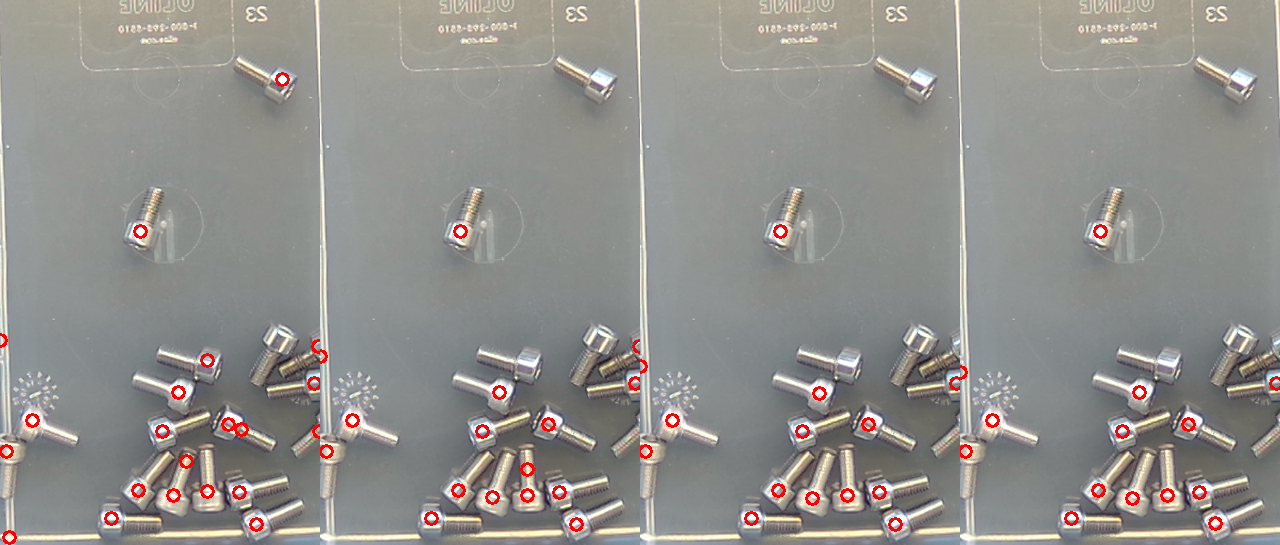
#> input picture dev/cores.png, 1280 x 545 px
$ python proto2.py cores.png
#> lines starting #> are read from the running program, lines starting #| are printed output that depends on the picture; after the words box and inside, x2 and y2 are one past the last pixel; in counts of white or black regions, pixels touching at a corner belong together
import cv2, numpy as np, sys
f=cv2.imread(sys.argv[1]); H,W=f.shape[:2]
#> further down, f is the input picture: shape (545, 1280, 3); mean B, G, R 140.6, 144, 145.7
#> after `H, W = f.shape[:2]`: H = 545; W = 1280
g=cv2.cvtColor(f,cv2.COLOR_BGR2GRAY)
# 1. bin = largest bright region, holes filled, convex hull, eroded off the rim
gb=cv2.GaussianBlur(g,(0,0),3)
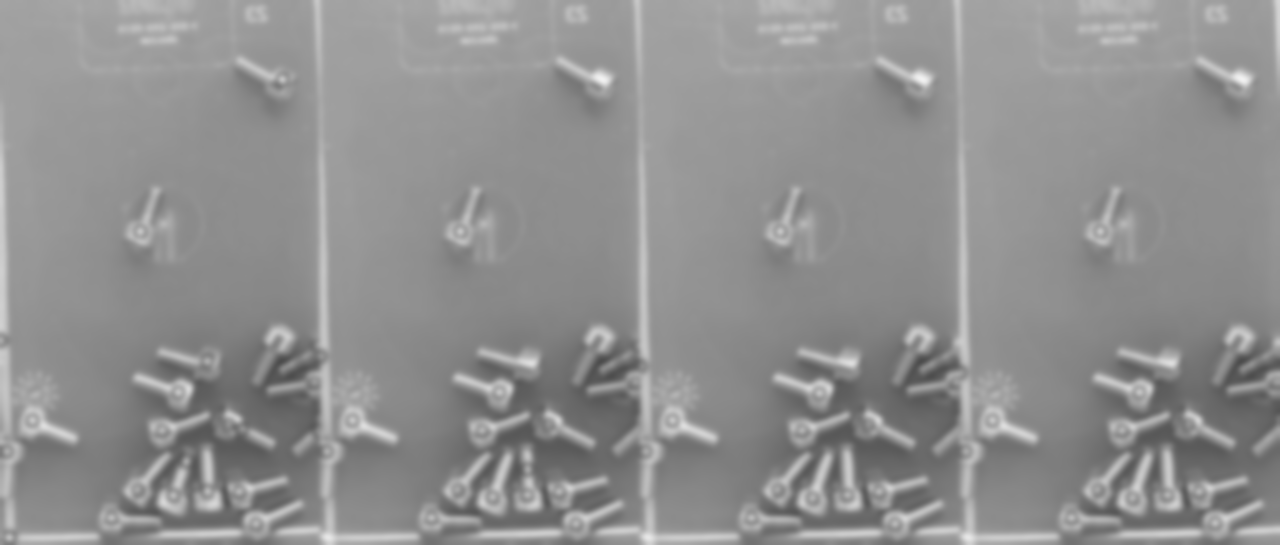
#> gb: shape (545, 1280); min 76, max 241, mean 144
_,bright=cv2.threshold(gb,0,255,cv2.THRESH_BINARY+cv2.THRESH_OTSU)
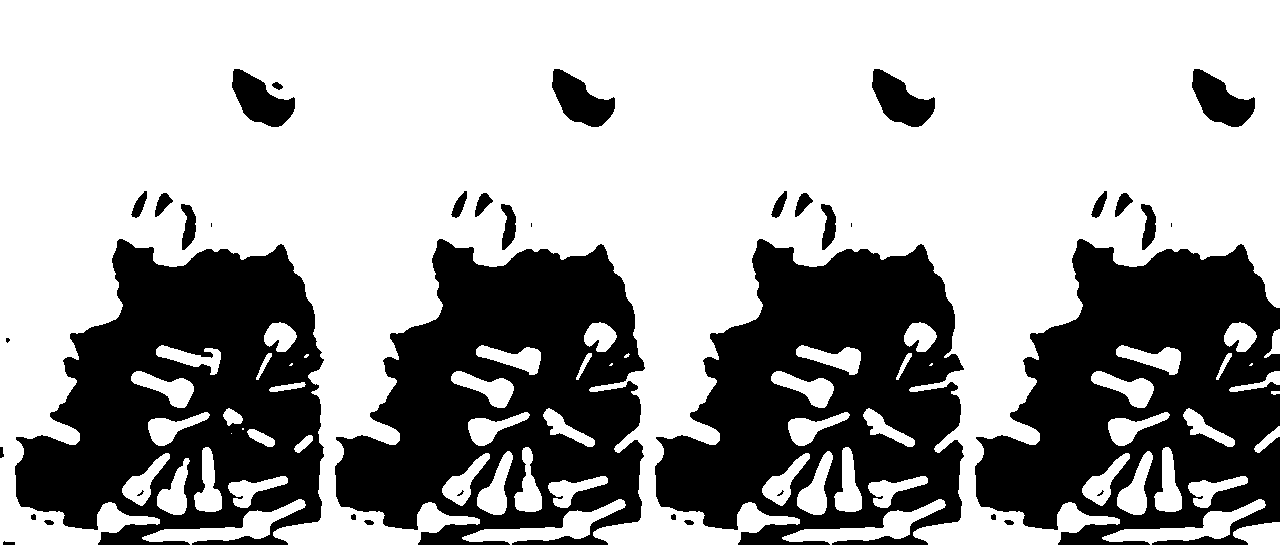
#> bright: shape (545, 1280); 64.7% white; 40 black regions (9 under 20 px), largest, box (x1, y1, x2, y2) and area: (15, 239, 324, 545) 59005, (335, 239, 645, 545) 58448, (975, 239, 1280, 545) 58300
bright=cv2.morphologyEx(bright,cv2.MORPH_CLOSE,cv2.getStructuringElement(cv2.MORPH_ELLIPSE,(51,51)))
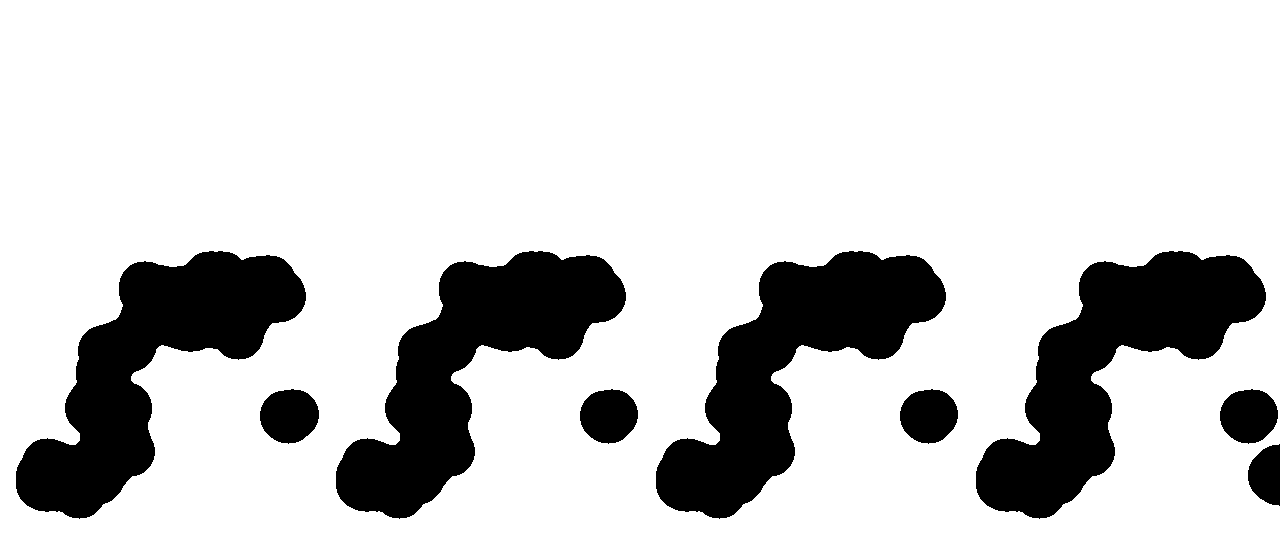
#> bright: shape (545, 1280); 80.5% white; 9 black regions, largest, box (x1, y1, x2, y2) and area: (16, 251, 306, 519) 31205, (336, 251, 626, 519) 31195, (656, 251, 946, 519) 31195
n,lab,st,_=cv2.connectedComponentsWithStats(bright)
#> lab: shape (545, 1280) int32; values 0 (black) and 1 (white), 80.5% white; 9 black regions
#> n = 2; st = [[16, 251, 1264, 268, 136165], [0, 0, 1280, 545, 561435]]
i=1+np.argmax(st[1:,4]); cs,_=cv2.findContours((lab==i).astype(np.uint8),cv2.RETR_EXTERNAL,cv2.CHAIN_APPROX_SIMPLE)
#> after `i = 1 + np.argmax(st[1:, 4])`: i = 1
#> after `cs, _ = cv2.findContours((lab == i).astype(np.uint8), cv2.RETR_EXTERNA`: cs = 1 contour; box (x1, y1, x2, y2) and area: (0, 0, 1280, 545) 694256
hull=cv2.convexHull(max(cs,key=cv2.contourArea))
#> hull = [[1279, 0], [1279, 544], [0, 544], [0, 0]]
binm=np.zeros_like(g); cv2.drawContours(binm,[hull],-1,255,-1)
#> after `cv2.drawContours(binm, [hull], -1, 255, -1)`: binm: shape (545, 1280); every value is 255
binm=cv2.erode(binm,cv2.getStructuringElement(cv2.MORPH_ELLIPSE,(31,31)))
# 2. local background via large median; objects = darker than bg (blackhat-ish)
bg=cv2.medianBlur(cv2.resize(g,(W//4,H//4)),15); bg=cv2.resize(bg,(W,H))
#> after `bg = cv2.medianBlur(cv2.resize(g, (W // 4, H // 4)), 15)`:
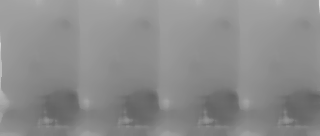
#> bg: shape (136, 320); min 99, max 222, mean 139.3
diff=cv2.subtract(bg,g)  # positive where darker than surroundings
diff[binm==0]=0
for t in (30,45,60):
    m=((diff>t)*255).astype(np.uint8)
    m=cv2.morphologyEx(m,cv2.MORPH_OPEN,np.ones((3,3),np.uint8))
    print('t',t,'dark area',int((m>0).sum()))
#> this loop made 3 passes
#| t 30 dark area 11551
#| t 45 dark area 4782
#| t 60 dark area 1735
t=45; m=((diff>t)*255).astype(np.uint8); m=cv2.morphologyEx(m,cv2.MORPH_OPEN,np.ones((3,3),np.uint8))
v=f.copy(); v[m>0]=(0,0,255); cv2.drawContours(v,[hull],-1,(0,255,0),3)
cv2.imwrite('dev/p2.png',cv2.resize(v[300:900,680:1280],None,fx=1,fy=1))
cv2.imwrite('dev/p2diff.png',cv2.resize(diff,None,fx=0.5,fy=0.5))
m=((diff>30)*255).astype(np.uint8)
m=cv2.morphologyEx(m,cv2.MORPH_CLOSE,cv2.getStructuringElement(cv2.MORPH_ELLIPSE,(5,5)))
#> m: shape (545, 1280); 3.1% white; 552 white regions (419 under 20 px), largest, box (x1, y1, x2, y2) and area: (104, 450, 215, 526) 1534, (262, 338, 328, 394) 1078, (744, 439, 825, 526) 1057
m=cv2.morphologyEx(m,cv2.MORPH_OPEN,np.ones((3,3),np.uint8))
#> m: shape (545, 1280); 2.4% white; 176 white regions (52 under 20 px), largest, box (x1, y1, x2, y2) and area: (761, 443, 823, 517) 768, (1081, 443, 1143, 517) 768, (441, 455, 500, 517) 722
n,lab,st,cen=cv2.connectedComponentsWithStats(m)
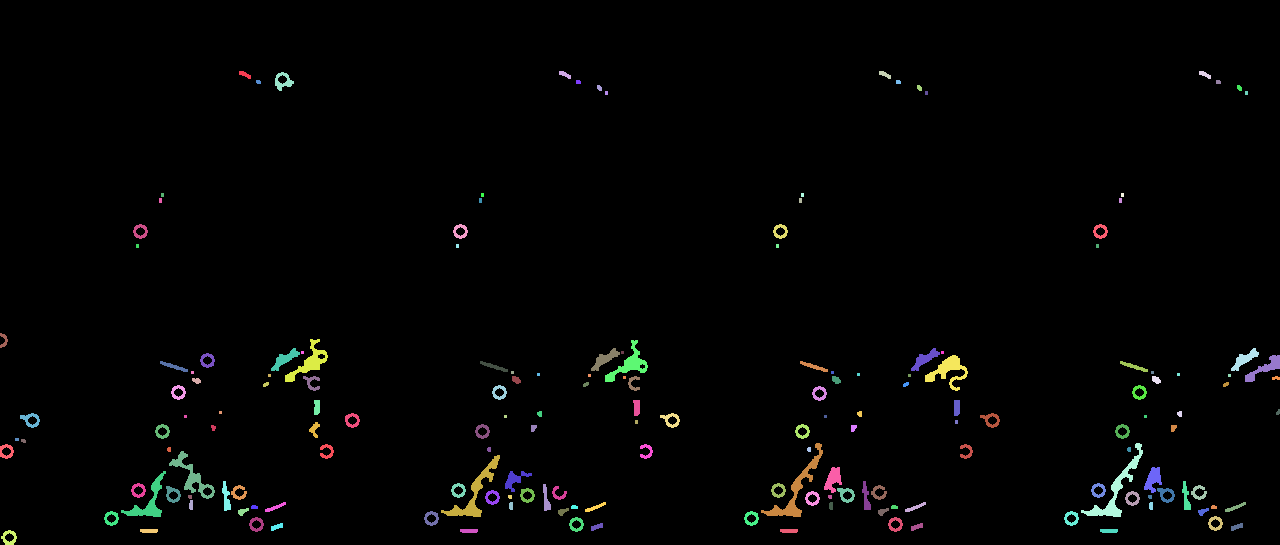
#> lab: shape (545, 1280) int32; 177 distinct labels, from 0 to 176; one colour per label, 0 black
#> n = 177; st = 177 rows, first 6: [0, 0, 1280, 545, 680874], [239, 71, 12, 8, 52], [559, 71, 12, 8, 52], [879, 71, 12, 8, 52], [1199, 71, 12, 8, 52], [275, 72, 19, 19, 175]; cen = 177 pairs, first value 3.51 to 1277.7, second value 74.15 to 537.3
rows=[]
v=f.copy()
for i in range(1,n):
    x,y,w,h,a=st[i]
    if a<150: continue
    cs,_=cv2.findContours((lab==i).astype(np.uint8),cv2.RETR_EXTERNAL,cv2.CHAIN_APPROX_NONE)
    (cx,cy),(rw,rh),ang=cv2.minAreaRect(cs[0])
    L=max(rw,rh); Wd=min(rw,rh)
    rows.append((a,round(L),round(Wd)))
    cv2.rectangle(v,(x,y),(x+w,y+h),(0,0,255),1); cv2.putText(v,f"{a}/{L:.0f}",(x,y-2),0,0.35,(255,0,0),1)
#> this loop made 176 passes
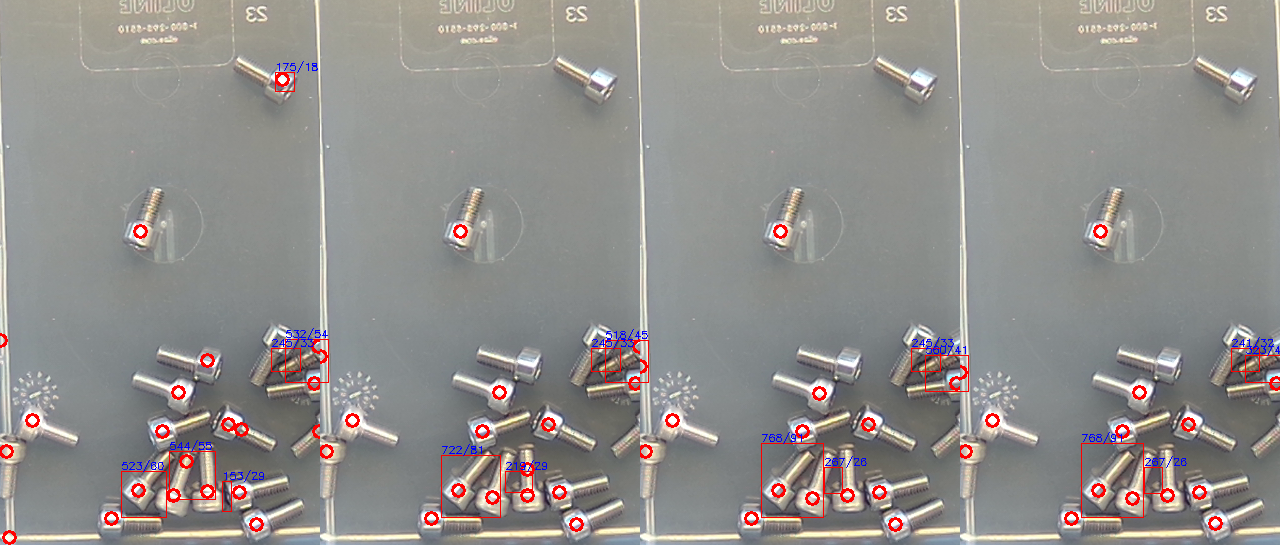
#> v: shape (545, 1280, 3); 0.61% of pixels changed, all inside (x1, y1, x2, y2) = (121, 61, 1280, 518)
#> after the loop, rows = [(175, 18, 17), (532, 54, 25), (518, 45, 34), (245, 33, 12), (245, 33, 12), (245, 33, 12), (241, 32, 12), (560, 41, 32), (323, 42, 15), (768, 91, 34), (768, 91, 34), (544, 55, 24), (722, 81, 32), (267, 26, 15), (267, 26, 15), (523, 60, 31), (219, 29, 17), (153, 29, 7)]
print(sorted(rows))
#> (printed output is left out)
cv2.imwrite('dev/p3.png',cv2.resize(v[300:900,680:1280],None,fx=1.3,fy=1.3))
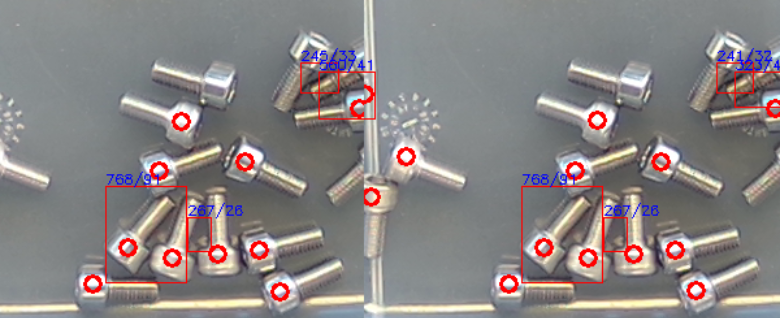
#> saved as p3.png: shape (318, 780, 3); mean B, G, R 131.7, 131.8, 137.3
